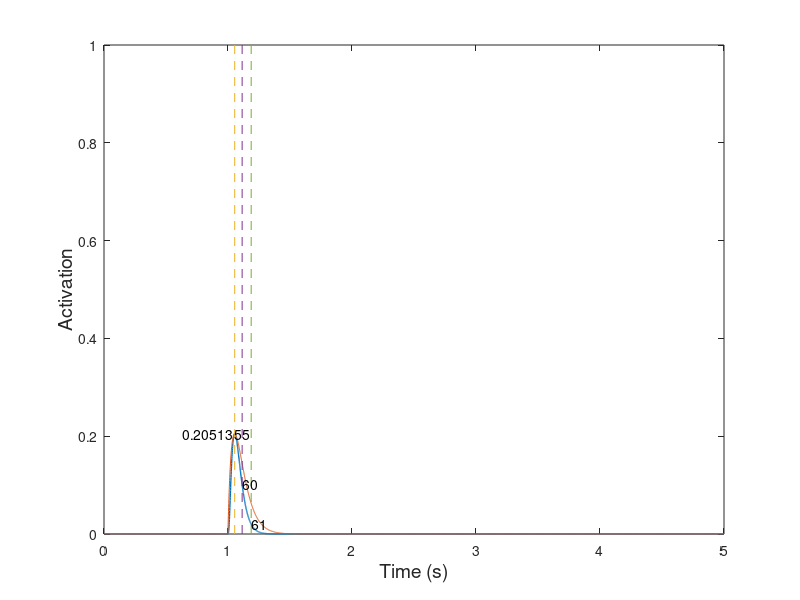

The MATLAB script that drew this image: (Note: this script raises an error after producing the figure.)
%==========================================================================
% new_model_v11_test.m
% Author: Akira Nagamori
% Last update: 2/18/119
% Descriptions
%   Inspired by Williams et al. 1998
%==========================================================================

close all
clear all
clc

%==========================================================================
% Simulation parameters
Fs = 1000; %sampling frequency
T = 1/Fs;
time = 0:1/Fs:5; %simulation time

Lce = 1;

for i = 1:2
    if i == 1
        simulation_condition = 1;
    elseif i == 2
        simulation_condition = 3;
    end
    if simulation_condition == 1
        % Generate a pulse
        FR_test = 1;
    elseif simulation_condition == 2
        % Generate a spike train at a given frequency
        FR_test = 10;
    elseif simulation_condition == 3
        % Generate a set of spike trains at multiple frequencies
        FR_test = [2 5 8 10 12 15 18 20 25 30 40 50 60 70 80 100 200]; %10:10:100];
    end
    %==========================================================================
    % initialization
    mean_exc = zeros(1,length(FR_test));
    p2p_exc = zeros(1,length(FR_test));
    for f = 1:length(FR_test)
        FR = FR_test(f);
        %==========================================================================
        % Generate spike train
        spike = zeros(1,length(time));
        
        if simulation_condition == 1
            % Generate a pulse
            spike(1*Fs) = 1;
        else
            % Generate spike train
            temp =spikeTrainGenerator(0:1/Fs:3,Fs,FR);
            spike(1*Fs:4*Fs) = temp;
        end
        
        %==========================================================================
        % Model parameters
        x = 0; % free calcium concentration
        y = 0; % concentraction of calcium bound to troponin
        z = 0; % porportion of bidning sites that formed cross-bridges (0-1)
        act = 0;
        
        %param = [7,1,20,5,15,7,0.005,0.04,1.8,0.04,4];
 
        S = 6;
        C = 2;
        k_1 = 18;
        k_2 = 8;
        k_3 = 18;
        k_4 = 14;
        tau_1 = 0.005;
        tau_2 = 0.03;
        n = 1.7;
        k = 0.04;
        alpha = 4;
        %=========================================================================
        % initialization
        x_vec = zeros(1,length(time));
        x_int_vec = zeros(1,length(time));
        y_vec = zeros(1,length(time));
        y_int_vec = zeros(1,length(time));
        z_vec = zeros(1,length(time));
        act_vec = zeros(1,length(time));
        
        spike_temp = zeros(1,length(time));
        R_temp = exp(-time/tau_1);
        R = zeros(1,length(time));
        
        for t = 1:length(time)
            %% Stage 1
            % Calcium diffusion to sarcoplasm
            spike_temp = zeros(1,length(time));
            if spike(t) == 1
                spike_temp(t) = 1;
                %temp = conv(spike_temp,R_temp);
                % R to depend on the normalized firing rate
                temp = conv(spike_temp,R_temp*(1+2*act^alpha));
                %             R_i = 1 + (5-1)*exp(-(1/FR)/0.1);
                %             temp = conv(spike_temp,R_temp*R_i);
                R = R + temp(1:length(time));
            end
            
            x_dot = k_1*(C-x-y)*R(t) - k_2*x*((C*(S-1))+x+y)-(k_3*x+k_4*y)*(1-y);
            y_dot = (1-y)*(k_3*x-k_4*y);
            x = x_dot/Fs + x;
            y = y_dot/Fs + y;
            
            if y < 0 
                y_temp = 0;
            else
                y_temp = y;
            end
            y_int = y_temp^n/(y_temp^n+k^n);
            %         if x > 1
            %            x = 1;
            
            %% Stage 3
            % Dynamics of cross-bridge formation (Huxley, 1957)
            c3 = 100.206;
            c4 = -13.116;
            c5 = 5.095;
            tau_temp = c3*(cosh((y_int-c4)/c5)).^-1;
            z_dot = (y_int-z)/tau_2; %(tau_temp/1000); %(1-z)*f_app - g_app*z; 
            z = z_dot/Fs + z;
            
            %% Stage 4
            %
            act = z; % (z*(f_app_max+g_app)/f_app_max);           
            
            %% Store variables
            %x_vec(t) = x(t);
            x_vec(t) = x;
            y_vec(t) = y;
            z_vec(t) = z;
            act_vec(t) = act;
            
        end
        
        mean_exc(f) = mean(act_vec(3.5*Fs:4*Fs));
        p2p_exc(f) = max(act_vec(3.5*Fs:4*Fs))-min(act_vec(3.5*Fs:4*Fs));
        
        if simulation_condition == 1
            %------------------------------------------------------------------
            % Twitch analysis
            %------------------------------------------------------------------
            % Find the peak amplitude of twitch and its location
            [pks,locs_0_100] = max(act_vec);
            % Display peak amplitude value
            pks
            % Time it takes from zero force to the peak
            t_0_100 = (locs_0_100-1*Fs)*1000/Fs % convert it in the unit of ms
            
            % Find a half peak amplitude
            peak_half = pks/2;
            % Find time from peak to half maximum
            [~,t_100_50] = min(abs(act_vec(locs_0_100:end)-peak_half));
            
            % Find the location of t_100_50
            locs_100_50 = locs_0_100+t_100_50;
            % Time it takes from peak to half maximum
            t_100_50 = t_100_50*1000/Fs
            
            % Find value of 40% of peak amplitude
            peak_40 = pks*0.4;
            % Find value of 10% of peak amplitude
            peak_10 = pks*0.1;
            
            % Find time when force reaches 40% maximum after peak
            [~,t_40] = min(abs(act_vec(locs_0_100:end)-peak_40));
            % Find time when force reaches 10% maximum after peak
            [~,t_10] = min(abs(act_vec(locs_0_100:end)-peak_10));
            
            % Time it takes from 40% peak to 10% peak
            t_40_10 = (t_10-t_40)*1000/Fs
            
            % Locatino of t_40_10
            locs_40_10 = locs_0_100+t_10;
            
            T = t_0_100/Fs;
            P =  pks/T;
            twitch_Milner_temp = P.*time.*exp(1-time/T);
            twitch_Milner = conv(spike,twitch_Milner_temp);
        end
        
        figure(i)
        plot(time,act_vec,'LineWidth',1)
        hold on
        if simulation_condition == 1   
            plot(time,twitch_Milner(1:length(time)))
            hold on
            plot([time(locs_0_100) time(locs_0_100)],[0 1],'--')
            text(time(locs_0_100),pks,num2str(t_0_100))
            hold on
            plot([time(locs_100_50) time(locs_100_50)],[0 1],'--')
            plot([time(locs_40_10) time(locs_40_10)],[0 1],'--')
            text(time(locs_100_50),peak_half,num2str(t_100_50))
            text(time(locs_40_10),peak_10,num2str(t_40_10))
            text(time(locs_0_100)-time(locs_0_100)*0.4,pks,num2str(pks))
        end
        
    end
    
    figure(i)
    xlabel('Time (s)','FontSize',14)
    ylabel('Activation','FontSize',14)
    
    if simulation_condition == 2
        figure(3)
        plot(time,x_vec,'LineWidth',1)
        xlabel('Time (s)','FontSize',14)
        ylabel('x','FontSize',14)
        
        figure(4)
        plot(time,x_int_vec,'LineWidth',1)
        xlabel('Time (s)','FontSize',14)
        ylabel('x_{int}','FontSize',14)
        
        figure(5)
        plot(time,y_vec,'LineWidth',1)
        xlabel('Time (s)','FontSize',14)
        ylabel('y','FontSize',14)
        
    elseif simulation_condition == 3
        
        twitch2tetanus_ratio = p2p_exc(1)/mean_exc(f)
        fusion = 1-p2p_exc/p2p_exc(1);
        
        FR_new = 0.1:0.1:FR_test(end);
        Af_new = spline(FR_test,mean_exc,FR_new);
        [~,loc] = min(abs(Af_new-0.5));
        FR_half = FR_new(loc);
        f_eff = FR_new/FR_half;
        
        a_f = 0.56;
        n_f0 = 2.1;
        n_f1 = 5;
        n_f = n_f0 +n_f1* (1/Lce-1);       
        Af_Song = 1-exp(-(f_eff./(a_f*n_f)).^n_f);
        
        FR_half
        
        %% Calculate error between the desired and generated activation-frequency relationship
        for j = 1:length(find(f_eff<3.5))
            error_temp(j) = abs(Af_Song(j)-Af_new(j));
        end
        error = sum(error_temp)
        
        figure(6)
        plot(FR_test/FR_half,mean_exc,'LineWidth',1)
        xlabel('Frequency (Hz)','FontSize',14)
        ylabel('Activation','FontSize',14)
        hold on
        plot(f_eff,Af_new)
        plot(f_eff,Af_Song,'color','k')
        xlim([0 3])
        legend('New','New Fit','Song')
        
        figure(7)
        plot(FR_test/FR_half,fusion,'LineWidth',1)
        xlabel('Frequency (Hz)','FontSize',14)
        ylabel('Fusion','FontSize',14)
        hold on
        xlim([0 3])
        
        figure(8)
        plot(mean_exc./max(mean_exc),fusion,'LineWidth',1)
        xlabel('Activation','FontSize',14)
        ylabel('Fusion','FontSize',14)
        hold on
        plot(0:0.1:1,0:0.1:1,'--','color','k')
    end
    
end


function spikeTrain = spikeTrainGenerator(t,Fs,freq)

spikeTrain = zeros(1,length(t));
ISI = round(1/freq*Fs);
numSpikes = round(length(t)/ISI);
index = [1:numSpikes]*ISI;
index(index>length(t)) = [];
spikeTrain(index) = 1;
spikeTrain(1) = 1;

end
